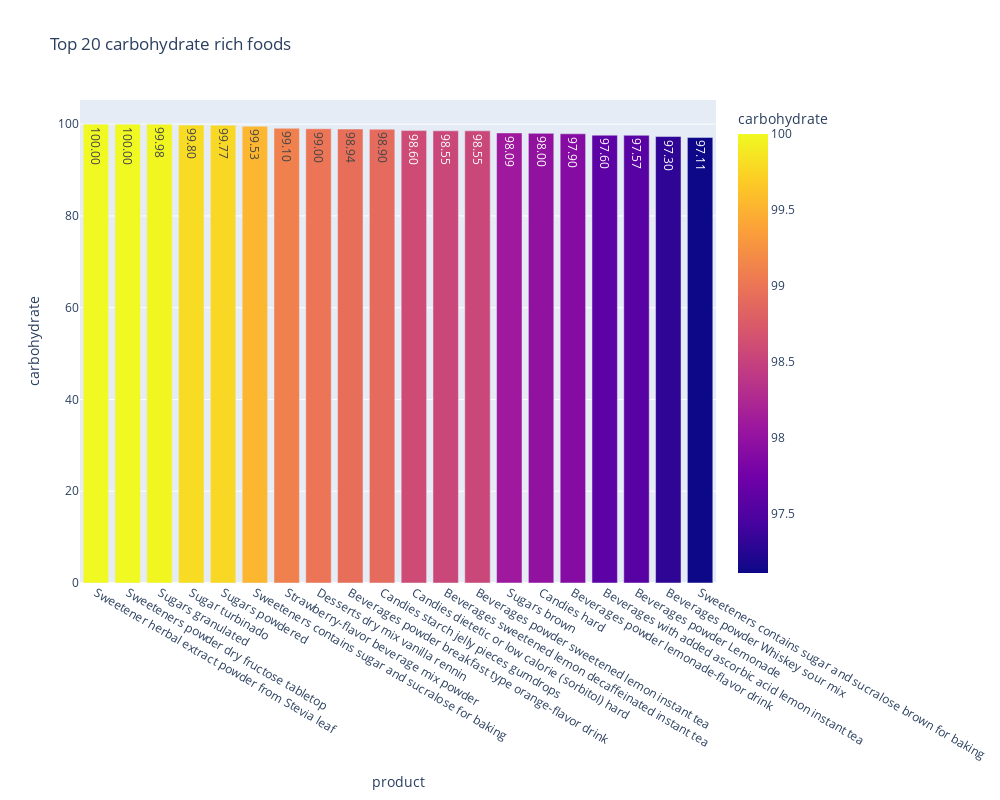

Write notebook code for a chart like this one.
### Markdown cell above
# Food with highest Carbohyrate in Overall

### Code cell
carbohydrate_rich= nutrients.sort_values(by='carbohydrate', ascending= False)
top_20 = carbohydrate_rich.head(20)
fig = px.bar(top_20, x='product', y='carbohydrate', color='carbohydrate', title='Top 20 carbohydrate rich foods', width=1000, height=800, text = 'carbohydrate', text_auto = '.2f')
fig.show()

### Figure 1 — Plotly figure (JSON) as saved in the notebook; plotly's stock layout.template omitted (floating-point values rounded to 4 significant figures)
{"data": [{"hovertemplate": "product=%{x}<br>carbohydrate=%{marker.color}<extra></extra>", "legendgroup": "", "marker": {"color": [100.0, 100.0, 99.98, 99.8, 99.77, 99.53, 99.1, 99.0, 98.94, 98.9, 98.6, 98.55, 98.55, 98.09, 98.0, 97.9, 97.6, 97.57, 97.3, 97.11], "coloraxis": "coloraxis", "pattern": {"shape": ""}}, "name": "", "orientation": "v", "showlegend": false, "text": [100.0, 100.0, 99.98, 99.8, 99.77, 99.53, 99.1, 99.0, 98.94, 98.9, 98.6, 98.55, 98.55, 98.09, 98.0, 97.9, 97.6, 97.57, 97.3, 97.11], "textposition": "auto", "texttemplate": "%{y:.2f}", "type": "bar", "x": ["Sweetener herbal extract powder from Stevia leaf", "Sweeteners powder dry fructose tabletop", "Sugars granulated", "Sugar turbinado", "Sugars powdered", "Sweeteners contains sugar and sucralose for baking", "Strawberry-flavor beverage mix powder", "Desserts dry mix vanilla rennin", "Beverages powder breakfast type orange-flavor drink", "Candies starch jelly pieces gumdrops", "Candies dietetic or low calorie (sorbitol) hard", "Beverages sweetened lemon decaffeinated instant tea", "Beverages powder sweetened lemon instant tea", "Sugars brown", "Candies hard", "Beverages powder lemonade-flavor drink", "Beverages with added ascorbic acid lemon instant tea", "Beverages powder Lemonade", "Beverages powder Whiskey sour mix", "Sweeteners contains sugar and sucralose brown for baking"], "xaxis": "x", "y": [100.0, 100.0, 99.98, 99.8, 99.77, 99.53, 99.1, 99.0, 98.94, 98.9, 98.6, 98.55, 98.55, 98.09, 98.0, 97.9, 97.6, 97.57, 97.3, 97.11], "yaxis": "y"}], "layout": {"barmode": "relative", "coloraxis": {"colorbar": {"title": {"text": "carbohydrate"}}, "colorscale": [[0, "#0d0887"], [0.1111, "#46039f"], [0.2222, "#7201a8"], [0.3333, "#9c179e"], [0.4444, "#bd3786"], [0.5556, "#d8576b"], [0.6667, "#ed7953"], [0.7778, "#fb9f3a"], [0.8889, "#fdca26"], [1, "#f0f921"]]}, "height": 800, "legend": {"tracegroupgap": 0}, "title": {"text": "Top 20 carbohydrate rich foods"}, "width": 1000, "xaxis": {"anchor": "y", "domain": [0, 1], "title": {"text": "product"}}, "yaxis": {"anchor": "x", "domain": [0, 1], "title": {"text": "carbohydrate"}}}}
